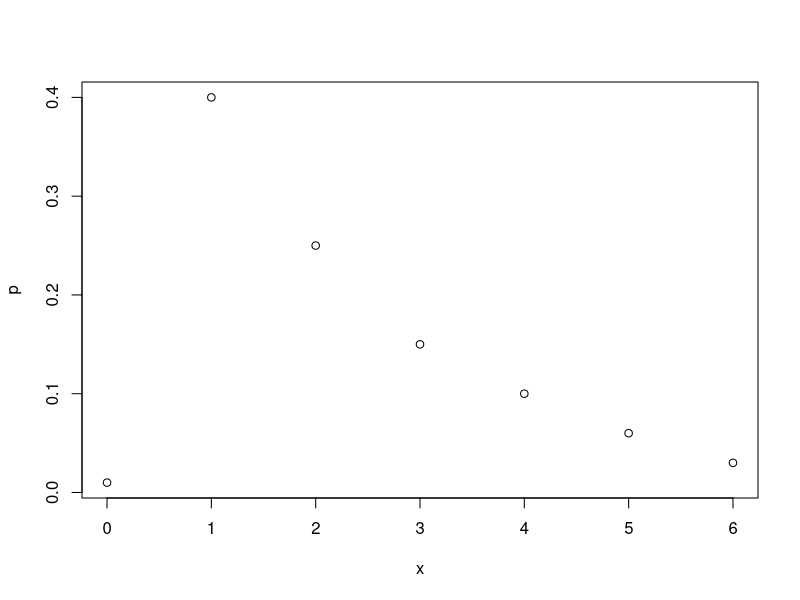
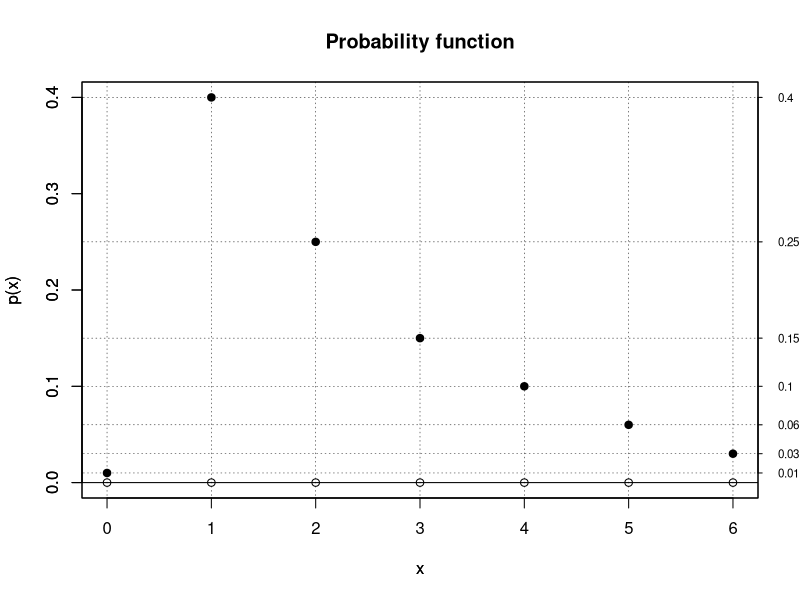
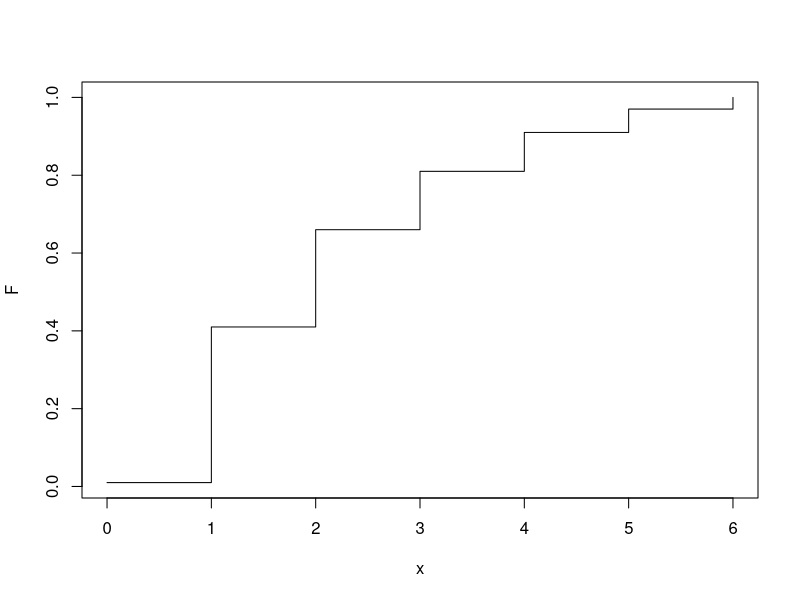
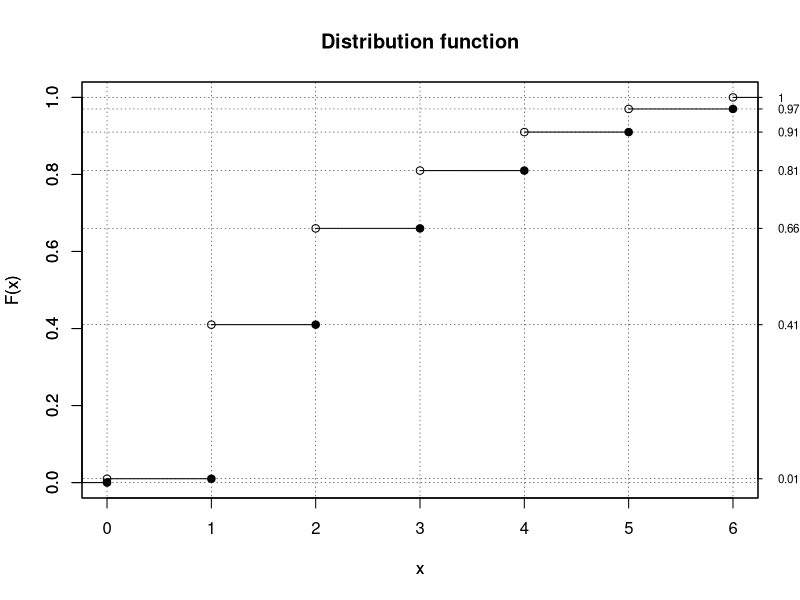
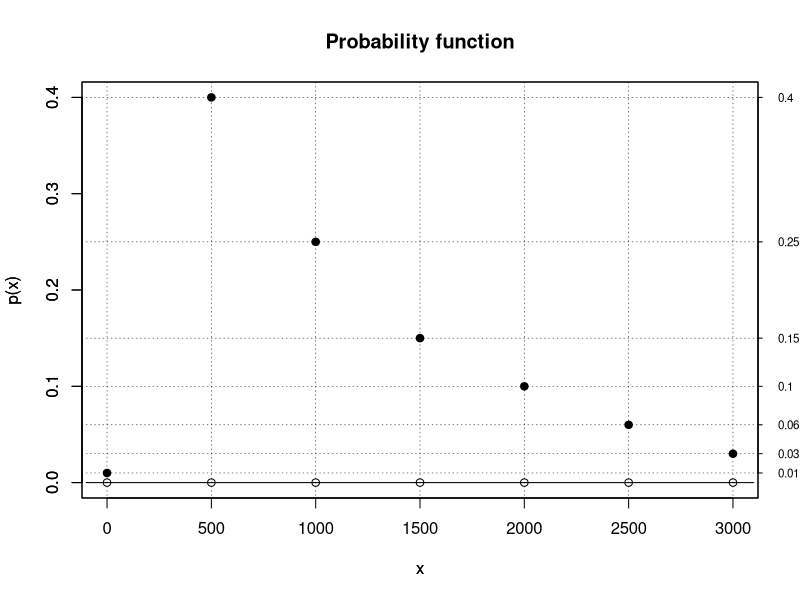
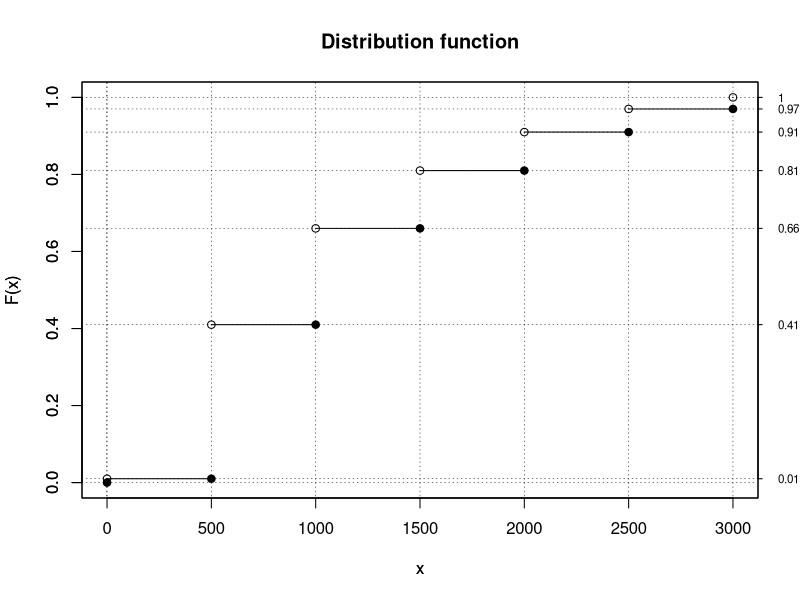
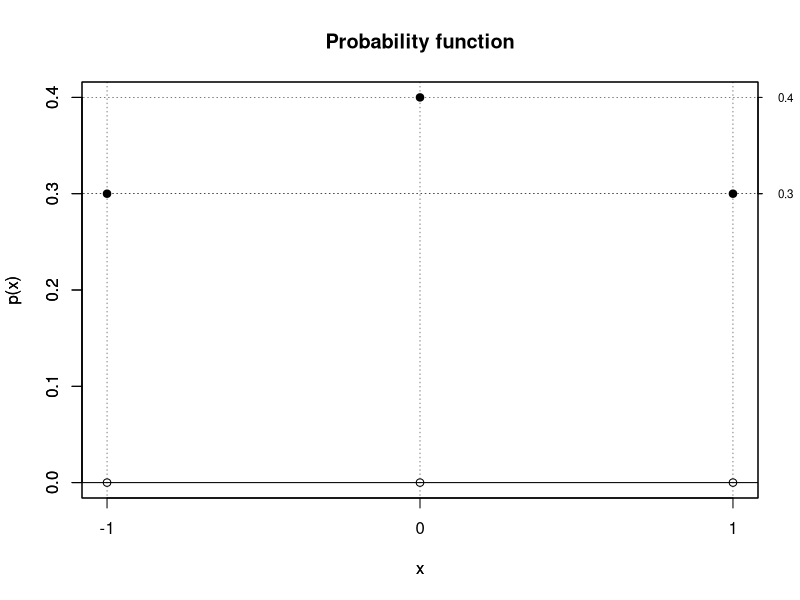
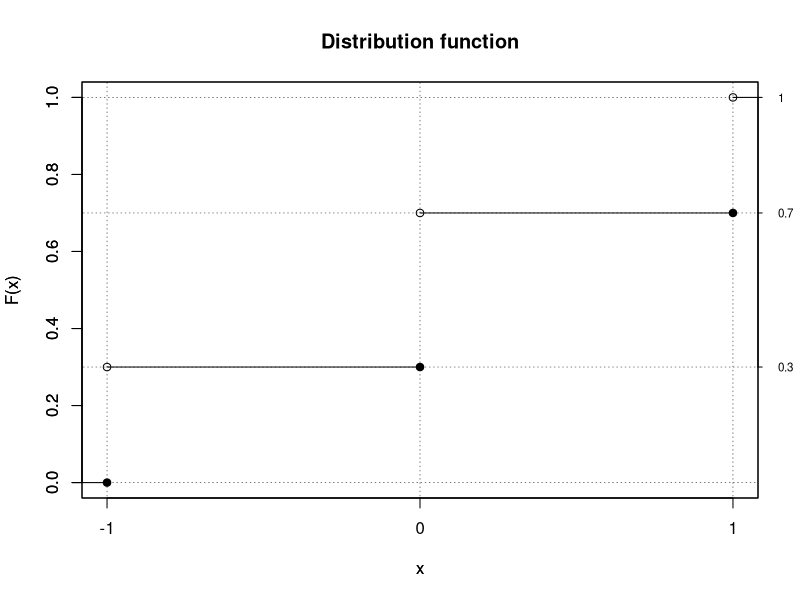

Generate these figures, in order, with R:
# ......................................................................................
# .........................Exercise 3 - Discrete random variable........................
# ......................................................................................
# ......................................................................................

# If text does not display correctly, set File \Reopen with Encoding ... to UTF-8 
# Use CTRL + SHIFT + O to display the contents of the script 
# Use CTRL + ENTER to run commands on a single line 

#  Examples ####
#  
# * Example 1. ####
#  
# The owner of the service center offered maintanace to a car dealership that set up car
# rental company. For each car rented through it, they will receive CZK 500 from the car
# rental company. At the same time, however, he undertook to invest CZK 800 in the
# maintenance every day. The number of cars rented through the service center in 1 day
# is described by the following probability function: </br> 
#  ![Image-3.png](attachment:image-3.png)
#  
# ** 1. a) ####
#  
# The value of the probability function for 5 cars was difficult to read. Specify it:
#  


x = c(0,1,2,3,4,5,6)
p = c(0.01,0.40,0.25,0.15,0.10,0,0.03)
x
p

1 - sum(p) # Computer arithmetic can be annoying here
round(1 - sum(p), digits=2) # round to the hundredth
p[6] = round(1 - sum(p), digits=2) # the notation for x=5 is the 6th position
p

plot(x, p)

# Probability function
probability_draw = function(x,p){
    plot(x, p, # solid wheels - in actual values
        ylab='p(x)',xaxt='n',pch=19,ylim=c(0,max(p)),main="Probability function") 
    lines(c(min(x)-100,max(x)+100),c(0, 0))
    for(i in 1:length(x)){
        lines(c(min(x)-100,max(x)+100), c(p[i],p[i]),
              type = 'l', lty = 3, lwd=0.5) # horizontal grid
        lines(c(x[i],x[i]), c(-0.1,1.1), 
              type = 'l', lty = 3, lwd=0.5) # vertical grid
    }
    par(new=TRUE) # that we want to draw in one graph
    plot(x, p*0, # empty circles - where a non-zero value is defined
        ylab='p(x)', xaxt='n', ylim=c(0,max(p)))
    axis(1, at=x,labels=x) # set values to X
    axis(4, at=p,labels=p, las=2, cex.axis=0.7, tck=-.01) # and Y
}

probability_draw(x, p)

# More on plotting in R can be found here:
# http://www.statmethods.net/advgraphs/parameters.html or here
# https://flowingdata.com/2015/03/17/r-cheat-sheet-for-graphical-parameters/ or
# http://bcb.dfci.harvard.edu/~aedin/courses/BiocDec2011/2.Plotting.pdf
#  


# ** 1. b) ####
#  
# Determine and plot the distribution function of the random variable X, which is
# defined as the number of rented cars.
#  


p
F = cumsum(p)
F

plot(x, F, type="s") # simplified distribution function graph


# Function for calculating and plotting the distribution function
distribution_draw = function(x,p){
    F = cumsum(p)
    F_ext = c(0, F) # we stretch F by 0 at the beginning
    x_ext = c(x[1]-1, x, x[length(x)]+1) # axz both sides
       
    plot(x, F, ylab="F(x)", xaxt='n', ylim=c(0,1), # empty wheels
         type='p', main="Distribution function") 
    par(new=TRUE) # that we want to draw in one graph
    plot(x, F_ext[1:(length(F_ext)-1)], # full wheels
         ylab="F(x)", xaxt='n', ylim=c(0,1), type='p', pch=19) 
    
    for(i in 1:(length(x_ext)-1)){
        lines(c(min(x)-100,max(x)+100), c(F_ext[i],F_ext[i]),
              type = 'l', lty = 3, lwd=0.5) # horizontal grid
        lines(c(x_ext[i],x_ext[i]), c(-0.1,1.1), 
              type = 'l', lty = 3, lwd=0.5) # vertical grid
        lines(x_ext[i:(i+1)], c(F_ext[i],F_ext[i])) # graph - lines
    }
    axis(1, at=x,labels=x) # set values to X
    axis(4, at=F,labels=F, las=2, cex.axis=0.7, tck=-.01) # a Y
    return(F)
}

distribution_draw(x,p)

# ** 1. c) ####
#  
# Determine the mean, variance, standard deviation, and mode of the number of cars
# rented per day.
#  


# Mean value
x*p
EX = sum(x*p)
EX

# Scattering
EX2 = sum(x*x*p)  # second general moment
DX = EX2 - EX^2
DX

# Standard deviation
sigma.X = sqrt(DX)
sigma.X

# Functions for calculating basic numerical characteristics
summary_of_RV=function(x,p){
  EX = sum(x*p)
  EX2 = sum(x*x*p)  
  DX = EX2-EX^2
  sigma.X = sqrt(DX)
  # write the results to the table
  tab = rbind(EX, DX, sigma.X)
  tab.popis = c("mean","variance","st. dev.")
  rownames(tab) = tab.popis
  return(tab)
}

summary_of_RV(x, p)

# ** 1. d) ####
#  
# Determine the probability function and the distribution function of the random
# variable Y, which is defined as the daily income of the service owner.
#  


y = 500*x
y

probability_draw(y, p)

# Distribution function
distribution_draw(y,p)

# ** 1. e) ####
#  
# Determine the mean, standard deviation, and mode of receipt of the service owner from
# rented cars within one day.
#  


summary_of_RV(y,p)

# ** 1. f) ####
#  
# Determine the probability that the service owner's income(random variable Y) from car
# rental will exceed his expenses.
#  


# profit
z=500*x-800
z

# income exceeds expenses when profit is positive
z > 0

p
sum(p[z>0])

# ** 1. g) ####
#  
# Determine the mean, standard deviation, and mode of the random variable Z, which is
# defined as the service owner's profit from rented cars in one day.
#  


summary_of_RV(z,p)

# * Example  2 #### ####
#  
# For the distribution function of the random variable X: $F(x)=\begin{cases} 0   &     
# x \leq -1 \\ 0.3 & -1 < x \leq  0 \\ 0.7 &  0 < x \leq  1 \\ 1   & -1 < x \end{cases}$
#  
# ** 2. a) ####
#  
# Determine the probability function of a random variable X, its mean and standard
# deviation.
#  


F = c(0, 0.3, 0.7, 1)
F
x = c(-1,0,1)
x

diff(F)

p = diff(F)
x
p

probability_draw(x,p)

distribution_draw(x,p)

summary_of_RV(x,p)

# ** 2. b) ####
#  
# Random variable Y=1 - 3X, determine P(y), F(y), E(Y), D(Y).
#  


y = 1 - 3*x
probability_draw(y,p)

distribution_draw(y,p)   # Nonsensical output - what is the cause?
y
p

y
sort(y)
idx_sorted = order(y) # The order function returns the sorted order indexes
idx_sorted
y = y[idx_sorted]
p_y = p[idx_sorted]
p_y

distribution_draw(y,p_y)

summary_of_RV(y, p_y)

# ** 2. c) ####
#  
# Random variable W=$3X^2$, determine P(w), F(w), E(W), D(W).
#  


w = 3*x*x
w

probability_draw(w,p)
distribution_draw(w,p)

w
w_uniq = unique(w)
w_uniq
w_sorted = sort(w_uniq)
w_sorted

p_w = w_sorted*0 # initialize an array of the same size
for(i in 1:length(w_sorted)){
    p_w[i] = sum(p[w == w_sorted[i]])
}
p_w

probability_draw(w_sorted,p_w)
distribution_draw(w_sorted,p_w)
summary_of_RV(w_sorted,p_w)

# * Example 3. ####
#  
# There are two machines working independently in the workshop. The probability of
# failure of the first machine is 0.2, the probability of failure of the second machine
# is 0.3. The random variable X is defined as the number of machines that have failed at
# the same time. Specify:
#  
# ** 3. a) ####
#  
# probability function of a random variable X,
#  


x = c(0, 1, 2)
x
p1 = 0.2
p2 = 0.3

p = x*0
# we calculate the individual probabilities of the number of broken machines
p[1] = (1 - p1)*(1 - p2) # 0 broken, so both in operation
p[3] = p1*p2 # 2 so broken both
p
1 - sum(p)
p[2] = (1 - p1)*p2 + p1*(1 - p2) # just one - either the first or the second
p

sum(p)

probability_draw(x,p)

# ** 3. b) ####
#  
# distribution function of random variable X,
#  


distribution_draw(x,p)

# ** 3. c) ####
#  
# mean and variance of a random variable X.
#  


summary_of_RV(x,p)



